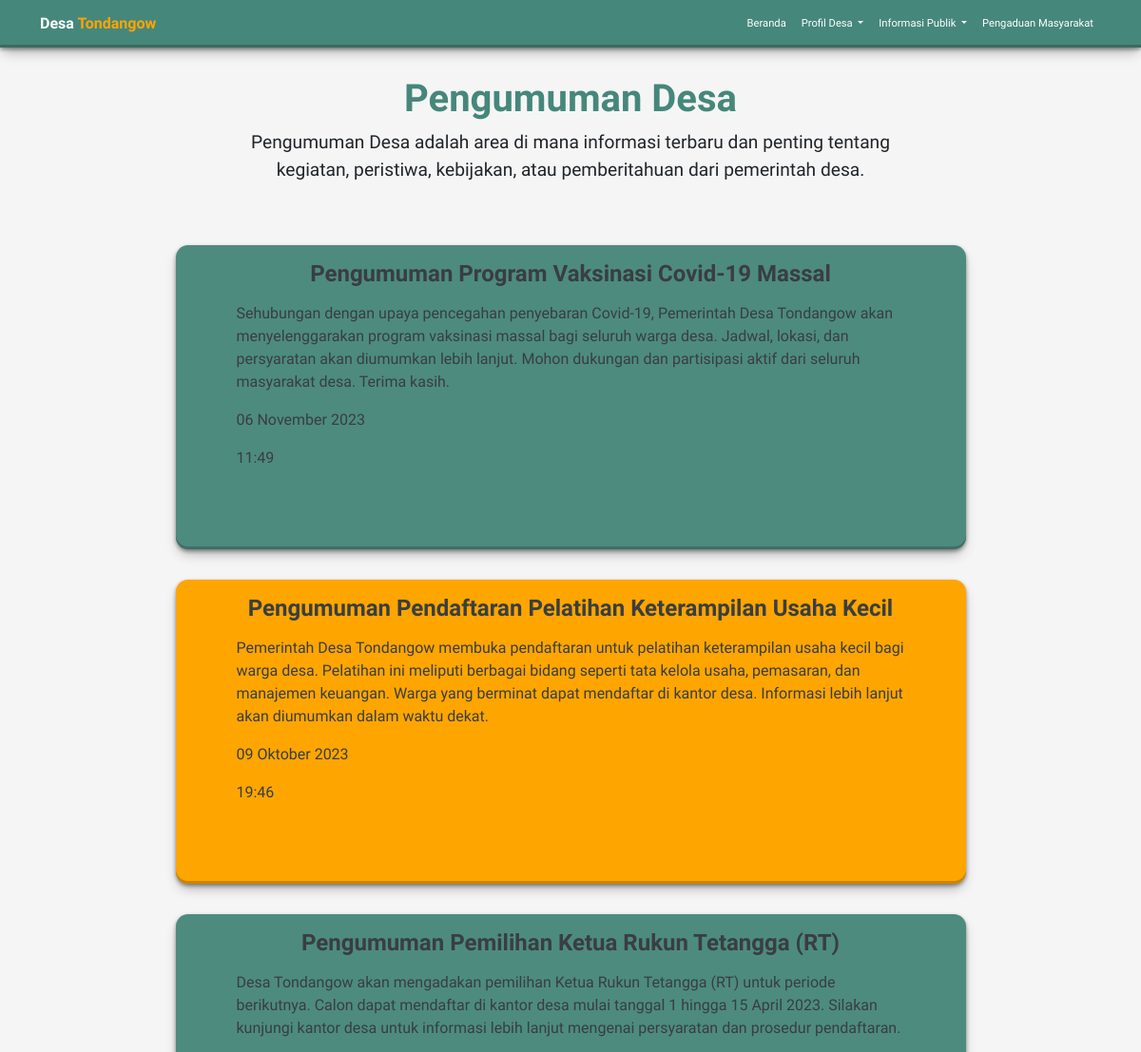
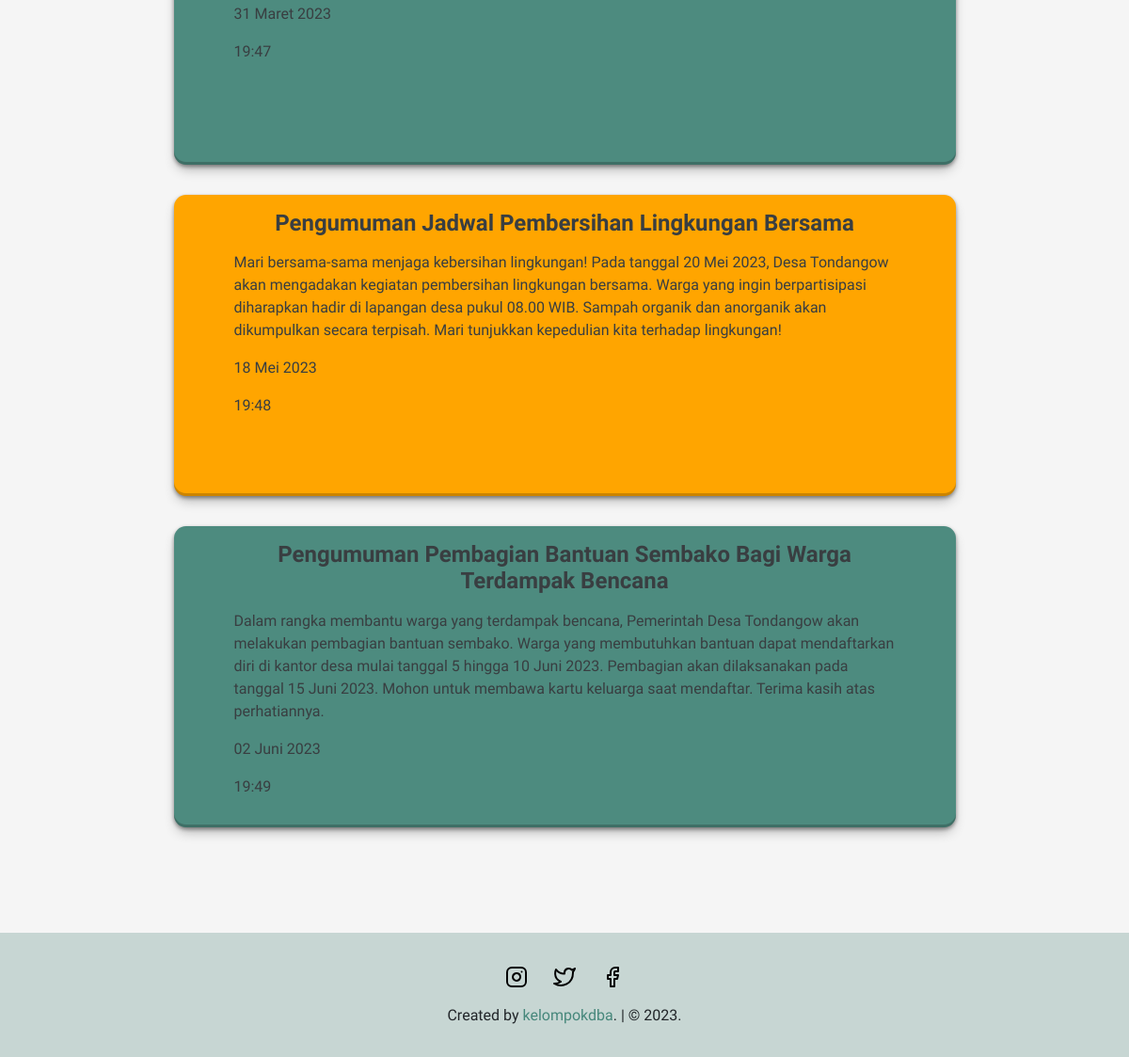
Screenshot of /pengumuman.php with the database file from the repository (2 pictures, top to bottom).
### tables this page shows
CREATE TABLE `pengumuman` (
  `id` int(11) NOT NULL,
  `judul_pengumuman` varchar(255) NOT NULL,
  `detail_pengumuman` text NOT NULL,
  `tanggal_pengumuman` datetime NOT NULL
);

### function.php (called while the page is built, shortened)
<?php
require_once 'templates/dbconnect.php';
function query($query)
{
    global $dbconnect;
    $result = mysqli_query($dbconnect, $query);
    $rows = [];
    while ($row = mysqli_fetch_assoc($result)) {
        $rows[] = $row;
    }
    return $rows;
}
function tgl_indo($tanggal)
{
    $bulan = array(
        1 =>   'Januari',
        'Februari',
        'Maret',
        'April',
        'Mei',
        'Juni',
        'Juli',
        'Agustus',
        'September',
        'Oktober',
        'November',
        'Desember'
    );
    $pecahkan = explode('-', $tanggal);
    return $pecahkan[2] . ' ' . $bulan[(int)$pecahkan[1]] . ' ' . $pecahkan[0];
}

### pengumuman.php (the view)
<?php
include 'templates/header.php';
require 'function.php';
$query = query("SELECT * FROM pengumuman")
  ?>
<section class="pengumuman" id="pengumuman">
  <div class="container">
    <div class="row justify-content-center">
      <div class="col-md-8 col-10 text-center mb-3" data-aos="fade-left">
        <h1>Pengumuman Desa</h1>
        <p>Pengumuman Desa adalah area di mana informasi terbaru dan penting tentang kegiatan, peristiwa, kebijakan,
          atau pemberitahuan dari pemerintah desa.</p>
      </div>
      <div class="row justify-content-center kolom" data-aos="fade-right" data-aos-offset="300"
        data-aos-easing="ease-in-sine">
        <?php foreach ($query as $pengumuman) { ?>
          <div class="col-md-9 kolom-child">
            <h2 class="mb-3">
              <?= $pengumuman['judul_pengumuman'] ?>
            </h2>
            <?= $pengumuman['detail_pengumuman'] ?>
            <p>
              <?php echo tgl_indo(date(substr($pengumuman['tanggal_pengumuman'], 0, 11))) ?>
            </p>
            <p>
              <?php echo date('H:i', strtotime(substr($pengumuman['tanggal_pengumuman'], 11))) ?>
            </p>
          </div>
        <?php } ?>
      </div>
    </div>
  </div>
</section>
<?php
include 'templates/footer.php';
?>

### css/style.css (style rules this page uses)
:root { --green: #46877b; --green-transparant: rgb(70 135 123 / 0.8); --bg: #f5f5f5; --shadow: 1px 1px 2px black, 0 0 1em black, 0 0 0.2em black; --animate-duration: 1.5s; --animate-delay: 1.5s; }
body { font-size: 1.2rem; font-family: "Work Sans", sans-serif; background-color: var(--bg); overflow-x: hidden; }
.pengumuman { min-height: 100vh; padding: 5rem 0; margin-bottom: -3rem; }
.pengumuman h1 { color: var(--green); font-weight: 600; }
.kolom { border-radius: 0.8rem; padding: 1rem; justify-content: center; }
.kolom h2 { font-size: 1.5rem; font-weight: 600; text-align: center; }
.kolom p { font-size: 1rem; }
.kolom-child { max-width: 100%; height: 40vh; color: #393e41; border-radius: 0.8rem; margin: 1rem auto; padding: 1rem 4rem; overflow-y: auto; box-shadow: rgba(0, 0, 0, 0.4) 0px 2px 4px, rgba(0, 0, 0, 0.3) 0px 7px 13px -3px, rgba(0, 0, 0, 0.2) 0px -3px 0px inset; }
.kolom-child:nth-child(odd) { background-color: #4d8b7f; }
.kolom-child:nth-child(even) { background-color: #ffa500; }
.kolom-child p { word-wrap: break-word; }

### rows the page displays
pengumuman: judul_pengumuman "Pengumuman Program Vaksinasi Covid-19 Massal", detail_pengumuman "Sehubungan dengan upaya pencegahan penyebaran Covid-19, Pemerintah Desa Tondangow akan menyelenggarakan program vaksinasi massal bagi seluruh warga desa. Jadwal, lokasi, dan persyaratan akan diumumkan lebih lanjut. Mohon dukungan dan partisipasi aktif dari seluruh masyarakat desa. Terima kasih.", tanggal_pengumuman "06 November 2023", tanggal_pengumuman "11:49"
pengumuman: judul_pengumuman "Pengumuman Pendaftaran Pelatihan Keterampilan Usaha Kecil", detail_pengumuman "Pemerintah Desa Tondangow membuka pendaftaran untuk pelatihan keterampilan usaha kecil bagi warga desa. Pelatihan ini meliputi berbagai bidang seperti tata kelola usaha, pemasaran, dan manajemen keuangan. Warga yang berminat dapat mendaftar di kantor desa. Informasi lebih lanjut akan diumumkan dalam waktu dekat.", tanggal_pengumuman "09 Oktober 2023", tanggal_pengumuman "19:46"
pengumuman: judul_pengumuman "Pengumuman Pemilihan Ketua Rukun Tetangga (RT)", detail_pengumuman "Desa Tondangow akan mengadakan pemilihan Ketua Rukun Tetangga (RT) untuk periode berikutnya. Calon dapat mendaftar di kantor desa mulai tanggal 1 hingga 15 April 2023. Silakan kunjungi kantor desa untuk informasi lebih lanjut mengenai persyaratan dan prosedur pendaftaran.", tanggal_pengumuman "31 Maret 2023", tanggal_pengumuman "19:47"
pengumuman: judul_pengumuman "Pengumuman Jadwal Pembersihan Lingkungan Bersama", detail_pengumuman "Mari bersama-sama menjaga kebersihan lingkungan! Pada tanggal 20 Mei 2023, Desa Tondangow akan mengadakan kegiatan pembersihan lingkungan bersama. Warga yang ingin berpartisipasi diharapkan hadir di lapangan desa pukul 08.00 WIB. Sampah organik dan anorganik akan dikumpulkan secara terpisah. Mari tunjukkan kepedulian kita terhadap lingkungan!", tanggal_pengumuman "18 Mei 2023", tanggal_pengumuman "19:48"
pengumuman: judul_pengumuman "Pengumuman Pembagian Bantuan Sembako Bagi Warga Terdampak Bencana", detail_pengumuman "Dalam rangka membantu warga yang terdampak bencana, Pemerintah Desa Tondangow akan melakukan pembagian bantuan sembako. Warga yang membutuhkan bantuan dapat mendaftarkan diri di kantor desa mulai tanggal 5 hingga 10 Juni 2023. Pembagian akan dilaksanakan pada tanggal 15 Juni 2023. Mohon untuk membawa kartu keluarga saat mendaftar. Terima kasih atas perhatiannya.", tanggal_pengumuman "02 Juni 2023", tanggal_pengumuman "19:49"
